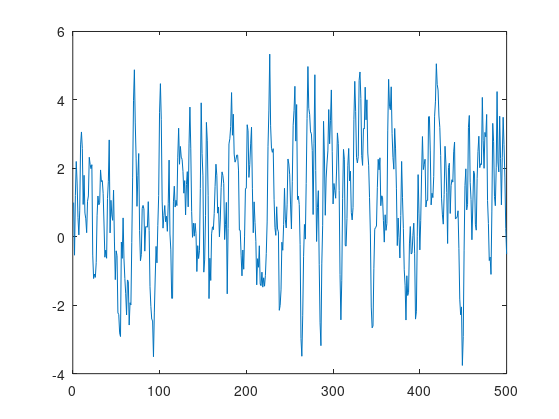

The MATLAB script that drew this image: (Note: this script raises an error after producing the figure.)
clear all;
close all;

clc
%% 1.1.2
rng(1);

T=500;
mu=1;
mu_t = 0;
phi=0.7;
theta=0.3;
sigma=1;
y = zeros(T,1);
eps = normrnd(0,sigma,T,1);

beta = [1 theta];
R = 0;
F = [phi, 1 ; 0, 0];
H = [1,0];
Q = [sigma^2, theta*sigma; theta*sigma, theta^2*sigma^2];
A = mu-mu_t;


ep_t = [eps, theta*eps]';
y_ss=zeros(T,1);
x = [zeros(T,1) theta*eps]';
y_ss(1) = mu;
x(1,1)=y_ss(1,1)-mu;

for i=2:T
    x(:,i) = F*x(:,i-1)+ ep_t(:,i);
    y_ss(i) = A + H*x(:,i) + mu_t;
end

f = figure;
clf
figSize = [8 4];
set(f, 'PaperUnits', 'inches');
set(f, 'Units','inches');
set(f, 'PaperSize', figSize);
set(f, 'PaperPositionMode', 'auto');
plot(1:T, y_ss);
saveas(gcf,'../Output/Plot/ps3_fig1.png')

%% 1.3.5
a1 = [0 0]';
p1 = (1/(1-phi^2))*eye(2);
[x_t, x_t_1, sigma_t, sigma_t_1, L] = KalmanFilter(y_ss, F,Q,A,H,R,a1,p1);

%% 1.4
est_gamma = fminunc(@(gamma) kf_lik(gamma,y_ss,a1,p1,@KalmanFilter), [mu,phi,theta,sigma]);
[L_est, x_t_est] = kf_lik(est_gamma,y_ss,a1,p1,@KalmanFilter);

%% 1.5
f = figure;
clf
figSize = [8 4];
set(f, 'PaperUnits', 'inches');
set(f, 'Units','inches');
set(f, 'PaperSize', figSize);
set(f, 'PaperPositionMode', 'auto');
plot(1:T,y_ss, 1:T, x(1,:)',1:T, x_t_est(:,1));
legend({'Y_t','x_t', 'x_{t|t}'});
saveas(gcf,'../Output/Plot/ps3_fig2.png');

%% 2.1
for i=200:250
    y_ss(i,:)=NaN;
end

for i=412:460
    y_ss(i,:)=NaN;
end

%% 2.2
est_gamma_mi = fminunc(@(gam) kf_lik(gam,y_ss,a1,p1,@KalmanFilter_missingdata), [mu,phi,theta,sigma]);
[L_est_mi, x_t_est_mi] = kf_lik(est_gamma_mi,y_ss,a1,p1,@KalmanFilter_missingdata);

f = figure;
clf
figSize = [8 4];
set(f, 'PaperUnits', 'inches');
set(f, 'Units','inches');
set(f, 'PaperSize', figSize);
set(f, 'PaperPositionMode', 'auto');
plot(1:T,y_ss, 1:T, x(1,:)',1:T, x_t_est_mi(:,1));
legend({'Y_t','x_t', 'x_{t|t}'});
saveas(gcf,'../Output/Plot/ps3_fig3.png');


